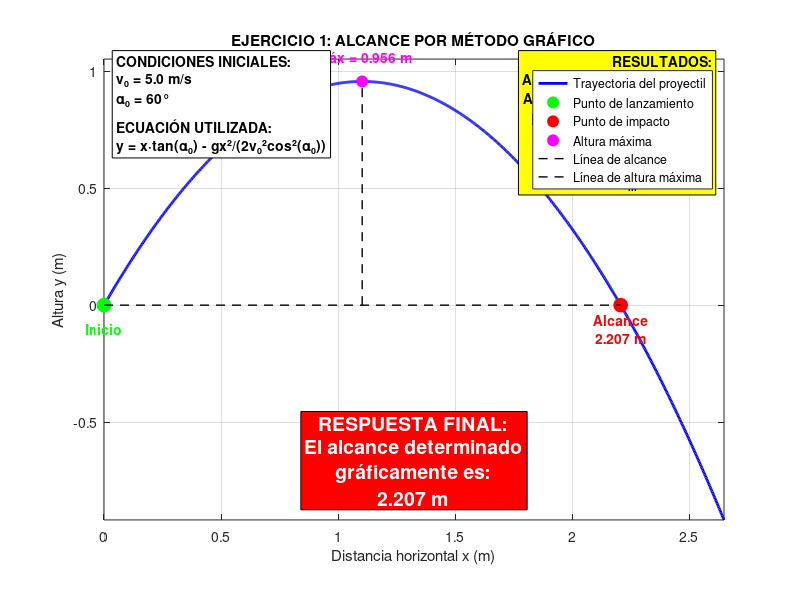

Write the MATLAB code that produced this figure.
% EJERCICIO 1: Determinar el alcance mediante gráfica
% Ecuación de trayectoria: y = x*tan(α₀) - (g*x²)/(2*v₀²*cos²(α₀))
clear all; clc; close all;

% Constantes y condiciones iniciales
g = 9.81;           % aceleración gravitacional (m/s²)
v0 = 5;             % velocidad inicial (m/s)
alpha0_deg = 60;    % ángulo inicial en grados
alpha0 = alpha0_deg * pi/180;  % ángulo inicial en radianes

% Componentes iniciales de velocidad
v0x = v0 * cos(alpha0);
v0y = v0 * sin(alpha0);

% Cálculo analítico del alcance para referencia
alcance_teorico = (v0^2 * sin(2*alpha0)) / g;

% Generar puntos para la trayectoria usando la ecuación dada
x_max = alcance_teorico * 1.2;  % Extender un poco más para visualizar mejor
x = linspace(0, x_max, 1000);

% Ecuación de la trayectoria
y = x .* tan(alpha0) - (g * x.^2) ./ (2 * v0^2 * cos(alpha0)^2);

% Encontrar el alcance gráficamente (donde y = 0)
% Buscar el punto donde y cambia de signo (cruza el eje x)
indices_positivos = find(y >= 0);
if ~isempty(indices_positivos)
    ultimo_positivo = indices_positivos(end);
    if ultimo_positivo < length(y)
        % Interpolación lineal para mayor precisión
        x1 = x(ultimo_positivo);
        x2 = x(ultimo_positivo + 1);
        y1 = y(ultimo_positivo);
        y2 = y(ultimo_positivo + 1);

        % Encontrar donde y = 0
        alcance_grafico = x1 - y1 * (x2 - x1) / (y2 - y1);
    else
        alcance_grafico = x(ultimo_positivo);
    end
else
    alcance_grafico = 0;
end

% Altura máxima
h_max = max(y(y >= 0));
x_h_max = x(find(y == h_max, 1));

% Error de cálculo
error_absoluto = abs(alcance_grafico - alcance_teorico);
error_relativo = abs(alcance_grafico - alcance_teorico)/alcance_teorico*100;

% Gráfica de la trayectoria
figure(1);
plot(x, y, 'b-', 'LineWidth', 2);
hold on;

% Marcar puntos importantes
plot(0, 0, 'go', 'MarkerSize', 10, 'MarkerFaceColor', 'g');  % Punto inicial
plot(alcance_grafico, 0, 'ro', 'MarkerSize', 10, 'MarkerFaceColor', 'r');  % Alcance
plot(x_h_max, h_max, 'mo', 'MarkerSize', 8, 'MarkerFaceColor', 'm');  % Altura máxima

% Líneas de referencia
plot([0, alcance_grafico], [0, 0], 'k--', 'LineWidth', 1);
plot([x_h_max, x_h_max], [0, h_max], 'k--', 'LineWidth', 1);

% Configuración de la gráfica
xlabel('Distancia horizontal x (m)');
ylabel('Altura y (m)');
title('EJERCICIO 1: ALCANCE POR MÉTODO GRÁFICO');
grid on;
axis equal;
xlim([0, max(x)]);
ylim([min(y), max(y)*1.1]);

% INFORMACIÓN COMPLETA EN EL GRÁFICO
% Cuadro de texto con condiciones iniciales
text_condiciones = sprintf(['CONDICIONES INICIALES:\n' ...
    'v₀ = %.1f m/s\n' ...
    'α₀ = %.0f°\n\n' ...
    'ECUACIÓN UTILIZADA:\n' ...
    'y = x·tan(α₀) - gx²/(2v₀²cos²(α₀))'], v0, alpha0_deg);

text(0.02, 0.98, text_condiciones, 'Units', 'normalized', ...
     'FontSize', 10, 'BackgroundColor', 'white', 'EdgeColor', 'black', ...
     'VerticalAlignment', 'top', 'FontWeight', 'bold');

% Cuadro de texto con resultados principales
text_resultados = sprintf(['RESULTADOS:\n' ...
    'Alcance teórico: %.6f m\n' ...
    'Alcance gráfico: %.6f m\n' ...
    'Error absoluto: %.6f m\n' ...
    'Error relativo: %.4f%%\n\n' ...
    'Altura máxima: %.3f m\n' ...
    'Posición h_máx: %.3f m'], ...
    alcance_teorico, alcance_grafico, error_absoluto, error_relativo, h_max, x_h_max);

text(0.98, 0.98, text_resultados, 'Units', 'normalized', ...
     'FontSize', 10, 'BackgroundColor', 'yellow', 'EdgeColor', 'black', ...
     'VerticalAlignment', 'top', 'HorizontalAlignment', 'right', 'FontWeight', 'bold');

% Cuadro de texto con la respuesta final destacada
text_respuesta = sprintf(['RESPUESTA FINAL:\n' ...
    'El alcance determinado\n' ...
    'gráficamente es:\n' ...
    '%.3f m'], alcance_grafico);

text(0.5, 0.15, text_respuesta, 'Units', 'normalized', ...
     'FontSize', 14, 'BackgroundColor', 'red', 'EdgeColor', 'black', ...
     'VerticalAlignment', 'middle', 'HorizontalAlignment', 'center', ...
     'FontWeight', 'bold', 'Color', 'white');

% Etiquetas de puntos importantes
text(0, -0.1, 'Inicio', 'HorizontalAlignment', 'center', 'FontWeight', 'bold', 'Color', 'green');
text(alcance_grafico, -0.1, sprintf('Alcance\n%.3f m', alcance_grafico), ...
     'HorizontalAlignment', 'center', 'FontWeight', 'bold', 'Color', 'red');
text(x_h_max, h_max + 0.1, sprintf('h_máx = %.3f m', h_max), ...
     'HorizontalAlignment', 'center', 'FontWeight', 'bold', 'Color', 'magenta');

% Leyenda personalizada
legend('Trayectoria del proyectil', 'Punto de lanzamiento', 'Punto de impacto', ...
       'Altura máxima', 'Línea de alcance', 'Línea de altura máxima', ...
       'Location', 'northeast', 'FontSize', 9);
